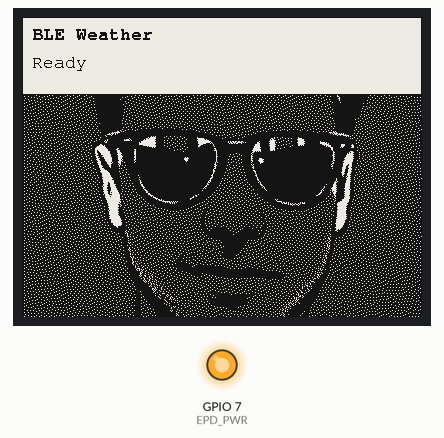
Simulated run of this sketch. Board: ESP32-S3. On the bench: 400×300 one-colour display, output pins drawn as LEDs (lit = HIGH). Nothing arrives over Bluetooth unless stated.

Above: at 8.4 s.
At 29.2 s:
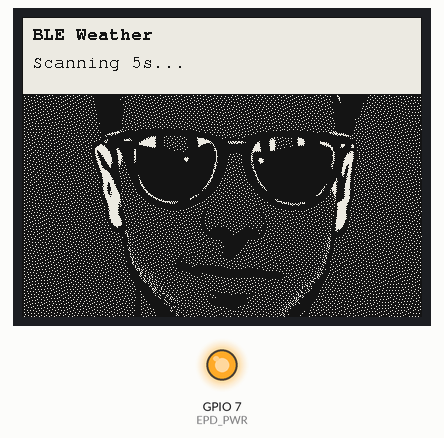

Measured:
- what the display in image 0 shows lasts 7.7 s, from 8.4 s to 16.1 s
- what the display in image 1 shows lasts 9.1 s, from 29.2 s to 38.3 s

The sketch:

4_2_BLE_copy_20260218123727.ino
```cpp
/*
  CrowPanel ESP32-S3 4.2" E-Paper (SSD1683) BLE Weather Receiver

  - Scans for your Heltec WeatherNode advertiser
  - Matches Manufacturer ID: 0x02E5
  - Parses payload: "WS:T=72.34,H=45.6"
  - Displays Temp (F) + Humidity (%) on the CrowPanel

  Libraries:
    - GxEPD2 (Library Manager)
  BLE:
    - built-in ESP32 BLE (BLEDevice.h)

  CrowPanel 4.2 pins:
    SCK=12, MOSI=11, CS=45, DC=46, RST=47, BUSY=48, PWR=7

  Required header tab:
    portrait_dither_400x300.h  (the generated 400x300 bitmap)
*/

#include <Arduino.h>
#include <SPI.h>
#include <BLEDevice.h>
#include <BLEScan.h>
#include <BLEAdvertisedDevice.h>

#include <GxEPD2_BW.h>
#include <Fonts/FreeMonoBold9pt7b.h>
#include <Fonts/FreeMono9pt7b.h>
#include <pgmspace.h>

#include "portrait_dither_400x300.h"

// ---- CrowPanel 4.2 pins ----
static const int EPD_SCK  = 12;
static const int EPD_MOSI = 11;
static const int EPD_PWR  = 7;
static const int EPD_CS   = 45;
static const int EPD_DC   = 46;
static const int EPD_RST  = 47;
static const int EPD_BUSY = 48;

// Panel type (common CrowPanel 4.2 SSD1683)
GxEPD2_BW<GxEPD2_420_GYE042A87, GxEPD2_420_GYE042A87::HEIGHT> display(
  GxEPD2_420_GYE042A87(EPD_CS, EPD_DC, EPD_RST, EPD_BUSY)
);

// ---- WeatherNode target ----
static const uint16_t TARGET_MFG_ID = 0x02E5;

// Scan cadence
static const uint32_t SCAN_EVERY_MS = 12000;
static uint32_t lastScanMs = 0;

// State
static bool found = false;
static float weatherTempF = NAN;
static float weatherHum   = NAN;

struct Seen { String name; int rssi; };
static Seen top[3] = {{"",-999},{"",-999},{"",-999}};

BLEScan* pBLEScan = nullptr;

// ---------- helpers ----------
static void considerTop(const String& name, int rssi) {
  for (int k = 0; k < 3; k++) {
    if (rssi > top[k].rssi) {
      for (int j = 2; j > k; j--) top[j] = top[j - 1];
      top[k] = {name, rssi};
      break;
    }
  }
}

static String clip(const String& s, int maxChars) {
  if ((int)s.length() <= maxChars) return s;
  return s.substring(0, maxChars - 1) + ".";
}

// Draw background portrait + top status panel frame
static void drawBackgroundWithPanel(int panelH) {
  // Fullscreen portrait
  display.drawBitmap(
    0, 0,
    portrait_dither_400x300,
    portrait_dither_400x300_w,
    portrait_dither_400x300_h,
    GxEPD_BLACK
  );

  // White status panel
  display.fillRect(0, 0, display.width(), panelH, GxEPD_WHITE);
  display.drawRect(0, 0, display.width(), panelH, GxEPD_BLACK);
}

static void drawStatusScreen(const char* title, const char* line1) {
  const int panelH = 78;

  display.setFullWindow();
  display.firstPage();
  do {
    display.fillScreen(GxEPD_WHITE);
    drawBackgroundWithPanel(panelH);

    display.setTextColor(GxEPD_BLACK);

    display.setFont(&FreeMonoBold9pt7b);
    display.setCursor(10, 22);
    display.print(title);

    display.setFont(&FreeMono9pt7b);
    display.setCursor(10, 50);
    display.print(line1);
  } while (display.nextPage());
}

static void drawFoundScreen() {
  const int panelH = 140;

  display.setFullWindow();
  display.firstPage();
  do {
    display.fillScreen(GxEPD_WHITE);
    drawBackgroundWithPanel(panelH);

    display.setTextColor(GxEPD_BLACK);

    display.setFont(&FreeMonoBold9pt7b);
    display.setCursor(10, 25);
    display.print("OUTDOOR WEATHER");

    display.setFont(&FreeMono9pt7b);

    display.setCursor(10, 60);
    display.print("Temp: ");
    display.print(weatherTempF, 1);
    display.print(" F");

    display.setCursor(10, 90);
    display.print("Humidity: ");
    display.print(weatherHum, 1);
    display.print(" %");

  } while (display.nextPage());
}

static void drawNotFoundScreen(int seenCount) {
  const int panelH = 128;

  display.setFullWindow();
  display.firstPage();
  do {
    display.fillScreen(GxEPD_WHITE);
    drawBackgroundWithPanel(panelH);

    // This is the line that got cut off in your paste earlier
    display.setTextColor(GxEPD_BLACK);

    display.setFont(&FreeMonoBold9pt7b);
    display.setCursor(10, 22);
    display.print("NOT FOUND");

    display.setFont(&FreeMono9pt7b);
    display.setCursor(10, 48);
    display.print("Seen: ");
    display.print(seenCount);

    display.setCursor(10, 78);
    display.print("Top1: ");
    display.print(clip(top[0].name, 20));
    display.print(" (");
    display.print(top[0].rssi);
    display.print(")");

    display.setCursor(10, 100);
    display.print("Top2: ");
    display.print(clip(top[1].name, 20));
    display.print(" (");
    display.print(top[1].rssi);
    display.print(")");

  } while (display.nextPage());
}

// ---------- BLE callbacks ----------
class MyAdvertisedDeviceCallbacks : public BLEAdvertisedDeviceCallbacks {
  void onResult(BLEAdvertisedDevice d) override {
    if (!d.haveManufacturerData()) return;

    String raw = d.getManufacturerData();

    // Look for ASCII WS marker anywhere
    if (raw.indexOf("WS:") < 0) return;

    Serial.print("RAW LEN: ");
    Serial.println(raw.length());

    Serial.print("RAW HEX: ");
    for (int i = 0; i < raw.length(); i++) {
      uint8_t b = raw[i];
      if (b < 16) Serial.print("0");
      Serial.print(b, HEX);
      Serial.print(" ");
    }
    Serial.println();

    Serial.print("RAW ASCII: ");
    Serial.println(raw);
    Serial.println("-----");
  }
};


// ---------- setup / loop ----------
void setup() {
  Serial.begin(115200);
  delay(200);

  pinMode(EPD_PWR, OUTPUT);
  digitalWrite(EPD_PWR, HIGH);
  delay(50);

  SPI.begin(EPD_SCK, -1, EPD_MOSI, EPD_CS);

  display.init(115200);
  display.setRotation(0); // native landscape 400x300

  // Optional: one-time clear to reduce ghosting
  display.setFullWindow();
  display.firstPage();
  do { display.fillScreen(GxEPD_WHITE); } while (display.nextPage());

  drawStatusScreen("BLE Weather", "Ready");

  BLEDevice::init("");
  pBLEScan = BLEDevice::getScan();
  pBLEScan->setAdvertisedDeviceCallbacks(new MyAdvertisedDeviceCallbacks(), true);
  pBLEScan->setActiveScan(true);
  pBLEScan->setInterval(100);
  pBLEScan->setWindow(60);

  lastScanMs = 0;
}

void loop() {
  uint32_t now = millis();
  if (now - lastScanMs < SCAN_EVERY_MS) { delay(50); return; }
  lastScanMs = now;

  // reset scan state
  found = false;
  weatherTempF = NAN;
  weatherHum   = NAN;
  top[0] = {"",-999}; top[1] = {"",-999}; top[2] = {"",-999};

  drawStatusScreen("BLE Weather", "Scanning 5s...");

  BLEScanResults* results = pBLEScan->start(5, false);
  int n = results ? results->getCount() : 0;
  pBLEScan->clearResults();

  if (found) drawFoundScreen();
  else drawNotFoundScreen(n);
}
```

Source omitted: ther_400x300.h (data table, 92097 bytes)
